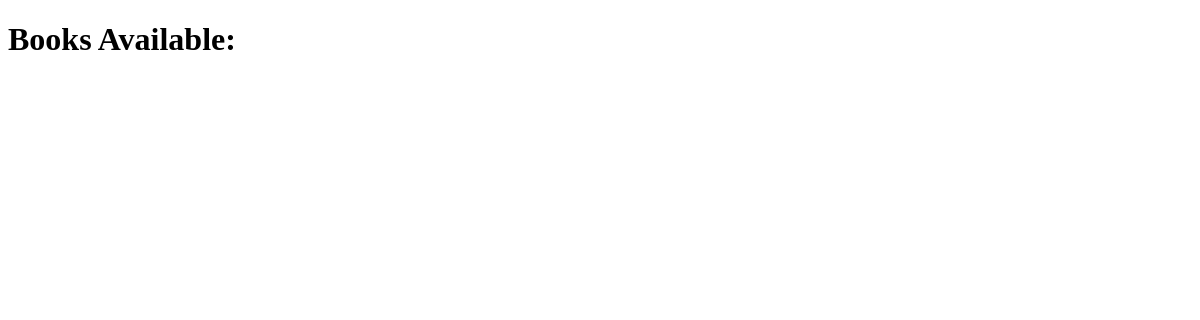
The page /books/ on the database as committed earlier.
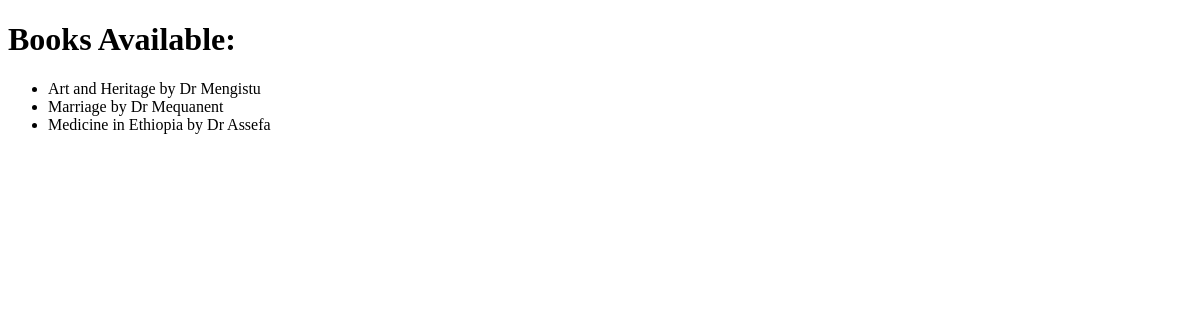
The same page on the database as committed later.
### relationship_app/models.py (models this page shows, shortened)
class Book(models.Model):
    title = models.CharField(max_length=200)
    author = models.ForeignKey(Author, on_delete=models.CASCADE, related_name='books')
    class Meta():
        permissions = [
            ("can_add_book", "Can add book"),
            ("can_change_book", "Can change book"),
            ("can_delete_book", "Can delete book")
            ]

class Author(models.Model):
    name = models.CharField(max_length=100)

### relationship_app/views.py (the view)
# urls.py: path('books/', views.list_books,name='books'),
def list_books(request):
    books = Book.objects.all()
    context = {"books":books}
    return render( request, 'relationship_app/list_books.html', context)

### relationship_app/templates/relationship_app/list_books.html (shortened to what this page needs)
<!DOCTYPE html>
<html lang="en">
  <head>
  </head>
  <body>
    <h1>Books Available:</h1>
    <ul>
      {% for book in books %}
      <li>{{ book.title }} by {{ book.author.name }}</li>
      {% endfor %}
    </ul>
  </body>
</html>

Rows that differ between the two databases and show on the page:
added Book: title "Art and Heritage", author.name "Dr Mengistu"
added Book: title "Marriage", author.name "Dr Mequanent"
added Book: title "Medicine in Ethiopia", author.name "Dr Assefa"
